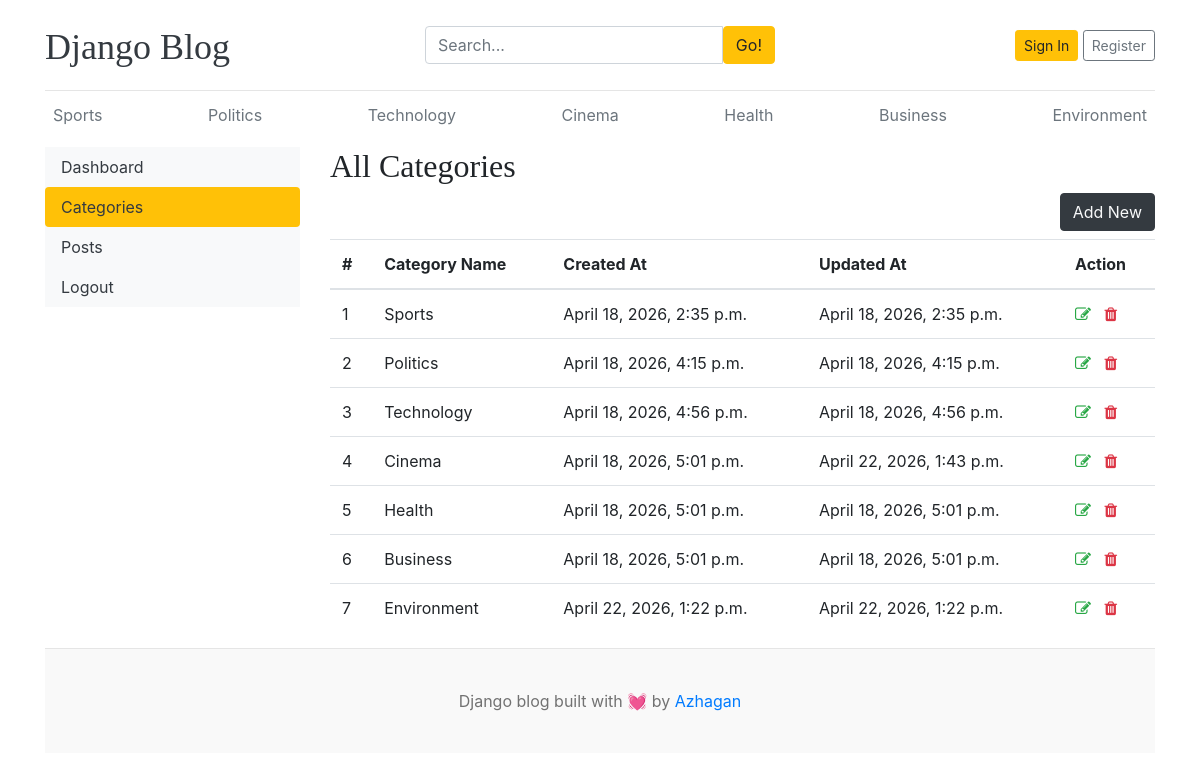
/dashboard/categories/, run on the app's committed database.
### blogs/models.py (models this page shows)
class Category(models.Model):
    category_name = models.CharField(max_length=100, unique = True)
    created_at = models.DateTimeField(auto_now_add=True)
    updated_at = models.DateTimeField(auto_now=True)
    class Meta:
        verbose_name_plural = 'Categories'
    def __str__(self):
        return self.category_name

### dashboards/views.py (the view)
# urls.py: path('categories/', views.categories, name='categories'),
def categories(request):
    return render(request, 'dashboard/categories.html')

### blogs/context_processors.py (called while the page is built)
def get_categories(request):
    categories = Category.objects.all()
    return {'categories': categories}

def get_social_links(request):
    social_links = SocialMedia.objects.all()
    return {'social_links': social_links}

### templates/dashboard/categories.html (shortened to what this page needs)
{% extends 'base.html' %}
{% block content %}
<div class="row">
    {% include 'dashboard/sidebar.html' %}
     <div class="col-md-9">
        <h2> All Categories</h2>
        <a href="{% url 'add_category' %}" class="btn btn-dark text-light float-right mb-2">Add New</a>
        <table class="table table-hover">
        <thead>
            <tr>
                <th>#</th>
                <th>Category Name</th>
                <th>Created At</th>
                <th>Updated At</th>
                <th>Action</th>
            </tr>
        </thead>
        <tbody>
        {% for category in categories %}
            <tr>
                <td>{{ category.id }}</td>
                <td>{{ category }}</td>
                <td>{{ category.created_at }}</td>
                <td>{{ category.updated_at }}</td>
                <td>
                    <a href="{% url 'edit_category' category.id %}"><i class="fa fa-edit text-success"></i> </a>
                    <a href="{% url 'delete_category' category.id %}"><i class="fa fa-trash text-danger"></i></a>
                </td>
            </tr>
        {% endfor %}
        </tbody>
        </table>
     </div>
</div>
{% endblock %}

### templates/base.html (shortened to what this page needs)
{% load static %}
<!DOCTYPE html>
<html lang="en">
<head>
    <link href="https://getbootstrap.com/docs/4.0/dist/css/bootstrap.min.css" rel="stylesheet">
    <link href="{% static 'css/blog.css' %}" rel="stylesheet">
    <link rel="stylesheet" href="https://cdnjs.cloudflare.com/ajax/libs/font-awesome/4.7.0/css/font-awesome.min.css">
  </head>
<body>
    <div class="container">
      <header class="blog-header py-3">
        <div class="row flex-nowrap justify-content-between align-items-center">
          <div class="col-4 pt-1">
            <a class="blog-header-logo text-dark" href="/">Django Blog</a>
          </div>
          <div class="col-4">
            <form action="{% url 'search' %}" method="GET">
              <div class = 'input-group'>
                <input type="text" class="form-control" name="Keyword" value="{{ keyword }}" placeholder="Search..." aria-label="Enter search term">
                <button class="btn btn-warning" type="submit">Go!</button>
              </div>
            </form>
          </div>
          <div class="col-4 d-flex justify-content-end align-items-center">
            {% if not user.is_authenticated %}
            <a class="btn btn-sm btn-warning" href="{% url 'login' %}">Sign In</a> &nbsp;
            <a class="btn btn-sm btn-outline-secondary" href="{% url 'register' %}">Register</a>
            {% else %}
            <span><a href="{% url 'dashboard' %}">Dashboard</a></span>
            &emsp;
            <span> <a href="{% url 'logout' %}">Logout</a> </span>
            {% endif %}
          </div>
        </div>
      </header>
      <div class="nav-scroller py-1 mb-2">
        <nav class="nav d-flex justify-content-between">
          {% for category in categories %}
            <a class="p-2 text-muted" href="{% url 'posts_by_category' category.id %}">{{ category }}</a>
          {% endfor %}
        </nav>
      </div>
{% block content %}
{% endblock %}
 <footer class="blog-footer">
  <p>Django blog built with 💓 by <a href="#">Azhagan</a></p>
</footer>
</body>
</html>

### blog_main/static/css/blog.css (style rules this page uses)
.blog-header { border-bottom: 1px solid #e5e5e5; }
.blog-header-logo { font-family: "Playfair Display", Georgia, "Times New Roman", serif; font-size: 2.25rem; }
h1, h2, h3, h4, h5, h6 { font-family: "Playfair Display", Georgia, "Times New Roman", serif; }
.blog-footer { padding: 2.5rem 0; color: #727272; text-align: center; background-color: #f9f9f9; border-top: .05rem solid #e5e5e5; }
.blog-footer p:last-child { margin-bottom: 0; }

### data on the page
Category: category_name "Sports", id "1", created_at "April 18, 2026, 2:35 p.m.", updated_at "April 18, 2026, 2:35 p.m."
Category: category_name "Politics", id "2", created_at "April 18, 2026, 4:15 p.m.", updated_at "April 18, 2026, 4:15 p.m."
Category: category_name "Technology", id "3", created_at "April 18, 2026, 4:56 p.m.", updated_at "April 18, 2026, 4:56 p.m."
Category: category_name "Cinema", id "4", created_at "April 18, 2026, 5:01 p.m.", updated_at "April 22, 2026, 1:43 p.m."
Category: category_name "Health", id "5", created_at "April 18, 2026, 5:01 p.m.", updated_at "April 18, 2026, 5:01 p.m."
Category: category_name "Business", id "6", created_at "April 18, 2026, 5:01 p.m.", updated_at "April 18, 2026, 5:01 p.m."
Category: category_name "Environment", id "7", created_at "April 22, 2026, 1:22 p.m.", updated_at "April 22, 2026, 1:22 p.m."
